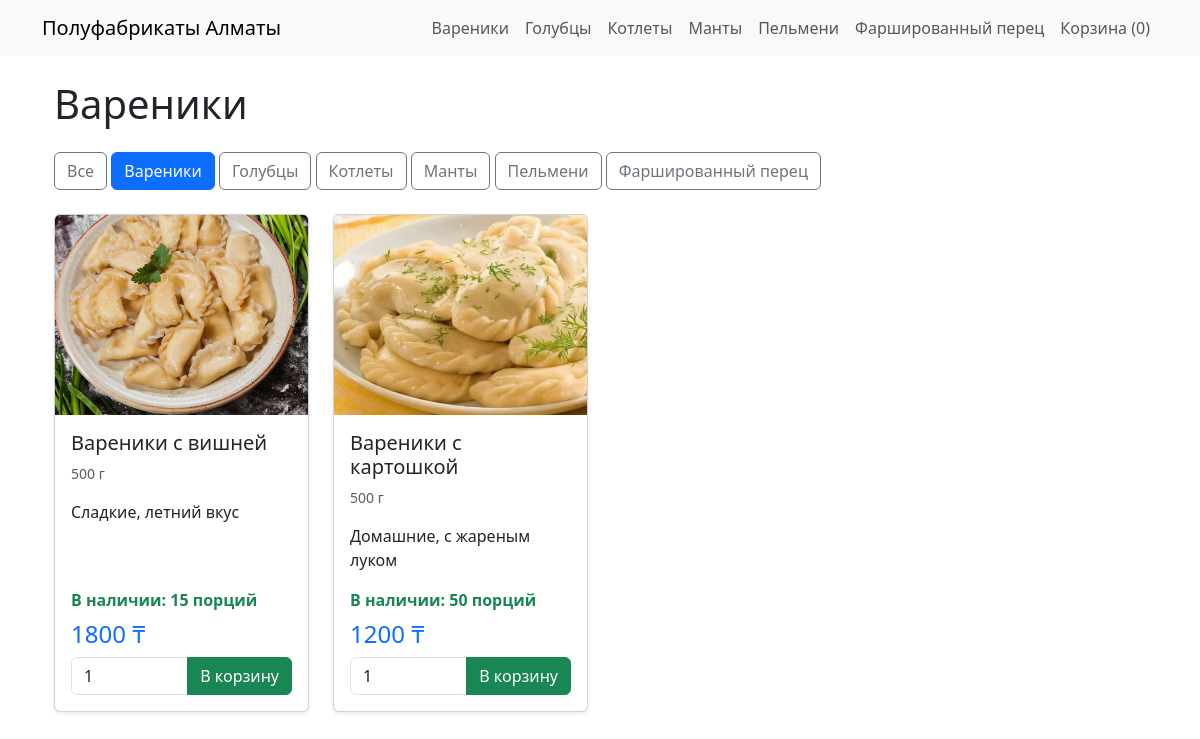
The app's page /vareniki/ with its own data.
### shop/models.py (models this page shows, shortened)
class Category(models.Model):
    name = models.CharField('Название', max_length=100)
    slug = models.SlugField('ЧПУ (латиницей)', unique=True)
    class Meta:
        verbose_name = 'Категория'
        verbose_name_plural = 'Категории'          # ← будет в меню
        ordering = ['name']

class Product(models.Model):
    category = models.ForeignKey(Category, verbose_name='Категория', on_delete=models.CASCADE)
    name = models.CharField('Название товара', max_length=200)
    slug = models.SlugField('ЧПУ (латиницей)', unique=True)
    image = models.ImageField('Фото', upload_to='products/', blank=True)
    description = models.TextField('Описание')
    price = models.DecimalField('Цена (₸)', max_digits=10, decimal_places=0)
    weight = models.IntegerField('Вес (грамм)')
    available = models.BooleanField('В продаже', default=True)
    stock = models.PositiveIntegerField('Остаток на складе', default=0)
    class Meta:
        verbose_name = 'Товар'
        verbose_name_plural = 'Товары'             # ← будет в меню
        ordering = ['name']

### shop/views.py (the view)
# urls.py: path('', views.product_list, name='product_list'),
def product_list(request, category_slug=None):
    category = None
    categories = Category.objects.all()
    products = Product.objects.filter(available=True)
    if category_slug:
        category = get_object_or_404(Category, slug=category_slug)
        products = products.filter(category=category)
    return render(request, 'shop/product_list.html', {
        'category': category, 'categories': categories, 'products': products
    })

### shop/context_processors.py (called while the page is built)
def menu(request):
    return {'categories': Category.objects.all()}

### templates/shop/product_list.html (shortened to what this page needs)
{% extends 'base.html' %}
{% load static %}
{% block content %}
<div class="container">
    <h1 class="my-4">
        {% if category %}
            {{ category.name }}
        {% else %}
            Все товары
        {% endif %}
    </h1>
    <div class="mb-4">
        <a href="{% url 'shop:product_list' %}" class="btn {% if not category %}btn-primary{% else %}btn-outline-secondary{% endif %}">Все</a>
        {% for c in categories %}
            <a href="{{ c.get_absolute_url }}" class="btn {% if category == c %}btn-primary{% else %}btn-outline-secondary{% endif %}">
                {{ c.name }}
            </a>
        {% endfor %}
    </div>
    <div class="row row-cols-1 row-cols-md-3 row-cols-lg-4 g-4">
        {% for product in products %}
            <div class="col">
                <div class="card h-100 shadow-sm">
                    {% if product.image %}
                        <img src="{{ product.image.url }}" class="card-img-top" alt="{{ product.name }}" style="height: 200px; object-fit: cover;">
                    {% else %}
                        <div class="bg-light border d-flex align-items-center justify-content-center" style="height: 200px;">
                            <small class="text-muted">Фото скоро</small>
                        </div>
                    {% endif %}
                    <div class="card-body d-flex flex-column">
                        <h5 class="card-title">{{ product.name }}</h5>
                        <p class="card-text text-muted small">
                            {{ product.weight }} г
                        </p>
                        <p class="card-text flex-grow-1">
                            {{ product.description|truncatewords:15 }}
                        </p>
                        {% if product.stock > 0 %}
                            <p class="text-success fw-bold mb-2">
                                В наличии: <strong>{{ product.stock }}</strong> порций
                            </p>
                        {% else %}
                            <p class="text-danger fw-bold mb-2">Нет в наличии</p>
                        {% endif %}
                        <div class="mt-auto">
                            <div class="d-flex justify-content-between align-items-center mb-2">
                                <span class="h4 text-primary mb-0">{{ product.price }} ₸</span>
                            </div>
                            {% if product.stock > 0 %}
                                <form method="post" action="{% url 'cart:add' product.id %}">
                                    <div class="input-group">
                                        <input type="number" name="quantity" value="1" min="1" max="{{ product.stock }}"
                                               class="form-control" style="width: 70px;" required>
                                        <button type="submit" class="btn btn-success">
                                            В корзину
                                        </button>
                                    </div>
                                </form>
                            {% else %}
                                <button class="btn btn-secondary w-100" disabled>
                                    Нет в наличии
                                </button>
                            {% endif %}
                        </div>
                    </div>
                </div>
            </div>
        {% empty %}
            <div class="col-12">
                <div class="alert alert-info text-center">
                    Товаров пока нет. Загляните позже!
                </div>
            </div>
        {% endfor %}
    </div>
</div>
{% endblock %}

### templates/base.html (shortened to what this page needs)
<!DOCTYPE html>
<html lang="ru">
<head>
    <link href="https://cdn.jsdelivr.net/npm/bootstrap@5.3.0/dist/css/bootstrap.min.css" rel="stylesheet">
    {% load static %}
</head>
<body>
    <nav class="navbar navbar-expand-lg navbar-light bg-light">
        <div class="container">
            <a class="navbar-brand" href="{% url 'shop:product_list' %}">Полуфабрикаты Алматы</a>
            <div class="navbar-nav">
                {% for c in categories %}
                    <a class="nav-link" href="{{ c.get_absolute_url }}">{{ c.name }}</a>
                {% endfor %}
                <a class="nav-link" href="{% url 'cart:cart_detail' %}">Корзина ({{ request.session.cart|length }})</a>
            </div>
        </div>
    </nav>
    <div class="container mt-4">
        {% block content %}{% endblock %}
    </div>
</body>
</html>

### records on screen
Category: name "Вареники"
Category: name "Голубцы"
Category: name "Котлеты"
Category: name "Манты"
Category: name "Пельмени"
Category: name "Фаршированный перец"
Product: image (picture), name "Вареники с вишней", weight "500", description "Сладкие, летний вкус", stock "15", price "1800"
Product: image (picture), name "Вареники с картошкой", weight "500", description "Домашние, с жареным луком", stock "50", price "1200"

### other values on screen
{{ request.session.cart|length }} "0"
